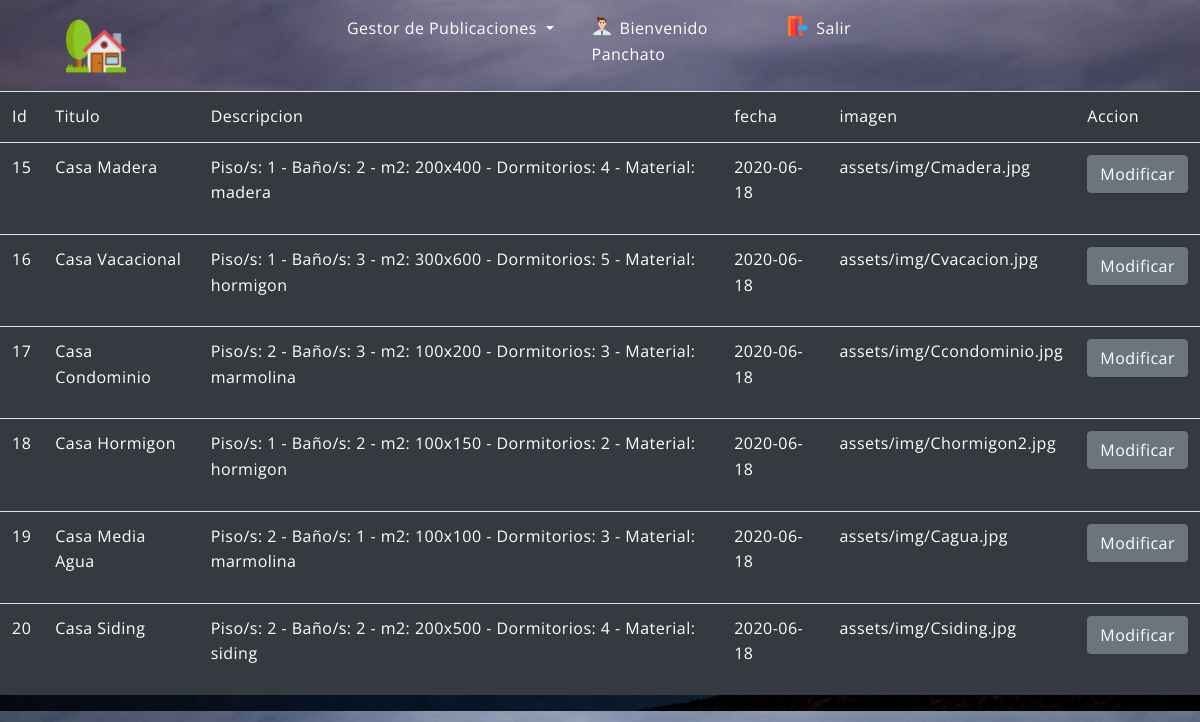
Screenshot of /mostrar.php (signed in) with the database file from the repository.
### tables this page shows
CREATE TABLE `publicacion` (
  `id` int(10) UNSIGNED NOT NULL,
  `titulo` varchar(100) NOT NULL,
  `descripcion` varchar(250) NOT NULL,
  `fecha` date NOT NULL,
  `imagen` varchar(100) NOT NULL
);

### mostrar.php (the view, shortened to what this page needs)
<?php require_once "templates/headerTrabajos.php";
    $conexion = conectar();
?>
<table class="table bg-dark text-white">
    <thead>
    <tr>
        <td>Id</td>
        <td>Titulo</td>
        <td>Descripcion</td>
        <td>fecha</td>
        <td>imagen</td>
        <td>Accion</td>
    </tr>
    </thead>
    <tbody>
    <?php
        $sql="SELECT * from publicacion";
        $result = mysqli_query($conexion,$sql);
        while($mostrar =$result->fetch_array()){
    ?>
        <tr>
        <td><?php echo $mostrar['id'] ?></td>
        <td><?php echo $mostrar['titulo'] ?></td>
        <td><?php echo $mostrar['descripcion'] ?></td>
        <td><?php echo $mostrar['fecha'] ?></td>
        <td><?php echo $mostrar['imagen'] ?></td>
        <td><a href="modificar.php?id=<?php echo $mostrar['id']?>" class="btn btn-secondary">Modificar   </td>
        </tr>
        <?php
        }
        ?>
    </tbody>
</table>
<?php require_once "templates/footerTrabajos.php"; ?>

### templates/headerTrabajos.php (shortened to what this page needs)
<?php
    $usuario = $_SESSION["rol"];
?>
<!doctype html>
<html lang="es">
<head>
  <link rel="stylesheet" href="https://stackpath.bootstrapcdn.com/bootstrap/4.3.1/css/bootstrap.min.css">
  <link rel="stylesheet" href="assets/css/publicacion.css">
  <link rel="stylesheet" href="assets/css/publicacion.css">
  <link rel="stylesheet" href="assets/css/estilos.css">
</head>
<body class="bg-bodyfondo">
  <header class="text-white">
    <nav class="navbar navbar-expand-lg navbar-light bg-header">
      <a class="navbar-brand  text-white" href="crearTrabajos.php"> <img src="assets/img/house.png" height="60px" alt=""> </a>
      <div class="collapse navbar-collapse" id="navbarNav">
        <ul class="navbar-nav">
          <li class="nav-item dropdown">
            <a class="nav-link dropdown-toggle text-white"  id="navbarDropdown" role="button" data-toggle="dropdown" aria-haspopup="true" aria-expanded="false">
              Gestor de Publicaciones
            </a>
          </li>
          <li class="nav-item mt-2">
            <img src="assets/img/person.png" class="img-user pr-2" alt=""><p class="text-white">Bienvenido <?php echo $usuario->nombre; ?></p>
          </li>
          <li class="nav-item mt-2">
            <a class="text-white" href="cerrar_sesion.php">Salir<img src="assets/img/exit.png" class="img-user pr-2" alt=""> </a>
          </li>
        </ul>
      </div>
    </nav>
  </header>

### templates/footerTrabajos.php (shortened to what this page needs)
</body>
</html>

### assets/css/publicacion.css (style rules this page uses)
:root { --fondo:url('../img/fondo.jpg'); --header:rgba(80, 21, 43, 0.21); --color-2:rgba(28, 51, 164, 0.72); --cardbody:url('../img/copy.jpg'); --cardfonts:"Roboto"; }
.img-user { height: 20px; float:left; }
.bg-header { background-color: var(--header); }
.bg-bodyfondo { background: var(--fondo); background-size:cover; }
.navbar>a { margin-right:-150px; margin-left: 50px; }
.navbar-nav>li { float:left; margin-left:30px; }
.navbar-nav { margin: 0 auto; }

### assets/css/estilos.css (style rules this page uses)
html, body { margin: 0; padding: 0; }
body { width: 100%; height: 100%; font-family: sans-serif; letter-spacing: 0.03em; line-height: 1.6; font-family: 'Open Sans', sans-serif; }

### rows the page displays
publicacion: id "15", titulo "Casa Madera", descripcion "Piso/s: 1 - Baño/s: 2 - m2: 200x400 - Dormitorios: 4 - Material: madera", fecha "2020-06-18", imagen "assets/img/Cmadera.jpg"
publicacion: id "16", titulo "Casa Vacacional", descripcion "Piso/s: 1 - Baño/s: 3 - m2: 300x600 - Dormitorios: 5 - Material: hormigon", fecha "2020-06-18", imagen "assets/img/Cvacacion.jpg"
publicacion: id "17", titulo "Casa Condominio", descripcion "Piso/s: 2 - Baño/s: 3 - m2: 100x200 - Dormitorios: 3 - Material: marmolina", fecha "2020-06-18", imagen "assets/img/Ccondominio.jpg"
publicacion: id "18", titulo "Casa Hormigon", descripcion "Piso/s: 1 - Baño/s: 2 - m2: 100x150 - Dormitorios: 2 - Material: hormigon", fecha "2020-06-18", imagen "assets/img/Chormigon2.jpg"
publicacion: id "19", titulo "Casa Media Agua", descripcion "Piso/s: 2 - Baño/s: 1 - m2: 100x100 - Dormitorios: 3 - Material: marmolina", fecha "2020-06-18", imagen "assets/img/Cagua.jpg"
publicacion: id "20", titulo "Casa Siding", descripcion "Piso/s: 2 - Baño/s: 2 - m2: 200x500 - Dormitorios: 4 - Material: siding", fecha "2020-06-18", imagen "assets/img/Csiding.jpg"

### other values shown
$usuario->nombre "Panchato"
